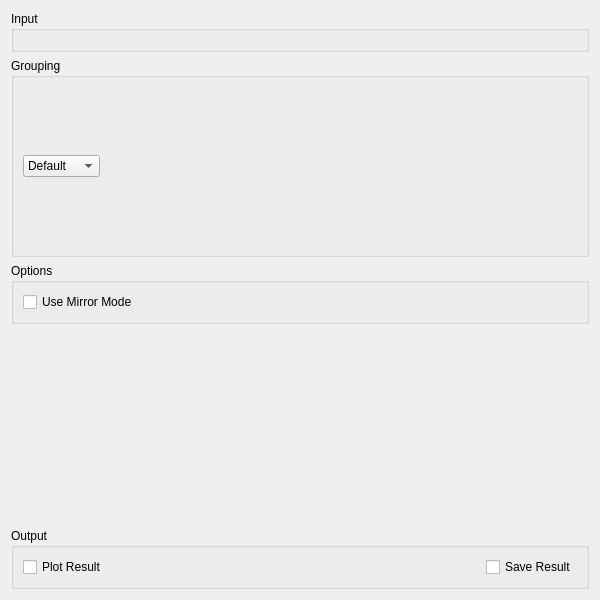
<?xml version="1.0" encoding="UTF-8"?>
<ui version="4.0">
 <class>ILLEnergyTransfer</class>
 <widget class="QWidget" name="ILLEnergyTransfer">
  <property name="geometry">
   <rect>
    <x>0</x>
    <y>0</y>
    <width>600</width>
    <height>600</height>
   </rect>
  </property>
  <property name="minimumSize">
   <size>
    <width>500</width>
    <height>0</height>
   </size>
  </property>
  <property name="windowTitle">
   <string>Form</string>
  </property>
  <layout class="QVBoxLayout" name="loMain">
   <item>
    <widget class="QGroupBox" name="gbInput">
     <property name="title">
      <string>Input</string>
     </property>
     <layout class="QHBoxLayout" name="horizontalLayout_2">
      <item>
       <widget class="MantidQt::MantidWidgets::MWRunFiles" name="rfInput" native="true">
        <property name="label" stdset="0">
         <string>Run File</string>
        </property>
       </widget>
      </item>
     </layout>
    </widget>
   </item>
   <item>
    <widget class="QGroupBox" name="gbGrouping">
     <property name="title">
      <string>Grouping</string>
     </property>
     <layout class="QHBoxLayout" name="horizontalLayout_3">
      <property name="topMargin">
       <number>0</number>
      </property>
      <property name="bottomMargin">
       <number>0</number>
      </property>
      <item>
       <widget class="QComboBox" name="cbGroupingType">
        <item>
         <property name="text">
          <string>Default</string>
         </property>
        </item>
        <item>
         <property name="text">
          <string>Map File</string>
         </property>
        </item>
       </widget>
      </item>
      <item>
       <widget class="QStackedWidget" name="swGroupingTypes">
        <property name="currentIndex">
         <number>0</number>
        </property>
        <widget class="QWidget" name="pgILLMapDefault"/>
        <widget class="QWidget" name="pgILLMapFile">
         <layout class="QHBoxLayout" name="horizontalLayout_4">
          <property name="topMargin">
           <number>0</number>
          </property>
          <property name="bottomMargin">
           <number>0</number>
          </property>
          <item>
           <widget class="MantidQt::MantidWidgets::MWRunFiles" name="rfMapFIle" native="true">
            <property name="label" stdset="0">
             <string>Map File</string>
            </property>
           </widget>
          </item>
         </layout>
        </widget>
       </widget>
      </item>
     </layout>
    </widget>
   </item>
   <item>
    <widget class="QGroupBox" name="gbOptions">
     <property name="title">
      <string>Options</string>
     </property>
     <layout class="QVBoxLayout" name="verticalLayout">
      <item>
       <widget class="QCheckBox" name="ckMirrorMode">
        <property name="text">
         <string>Use Mirror Mode</string>
        </property>
       </widget>
      </item>
     </layout>
    </widget>
   </item>
   <item>
    <spacer name="verticalSpacer">
     <property name="orientation">
      <enum>Qt::Vertical</enum>
     </property>
     <property name="sizeHint" stdset="0">
      <size>
       <width>20</width>
       <height>0</height>
      </size>
     </property>
    </spacer>
   </item>
   <item>
    <widget class="QGroupBox" name="gbOutput">
     <property name="title">
      <string>Output</string>
     </property>
     <layout class="QHBoxLayout" name="horizontalLayout">
      <item>
       <widget class="QCheckBox" name="ckPlot">
        <property name="text">
         <string>Plot Result</string>
        </property>
       </widget>
      </item>
      <item>
       <spacer name="horizontalSpacer">
        <property name="orientation">
         <enum>Qt::Horizontal</enum>
        </property>
        <property name="sizeHint" stdset="0">
         <size>
          <width>40</width>
          <height>20</height>
         </size>
        </property>
       </spacer>
      </item>
      <item>
       <widget class="QCheckBox" name="ckSave">
        <property name="text">
         <string>Save Result</string>
        </property>
       </widget>
      </item>
     </layout>
    </widget>
   </item>
  </layout>
 </widget>
 <customwidgets>
  <customwidget>
   <class>MantidQt::MantidWidgets::MWRunFiles</class>
   <extends>QWidget</extends>
   <header>MantidQtMantidWidgets/MWRunFiles.h</header>
   <container>1</container>
  </customwidget>
 </customwidgets>
 <resources/>
 <connections>
  <connection>
   <sender>cbGroupingType</sender>
   <signal>currentIndexChanged(int)</signal>
   <receiver>swGroupingTypes</receiver>
   <slot>setCurrentIndex(int)</slot>
   <hints>
    <hint type="sourcelabel">
     <x>60</x>
     <y>161</y>
    </hint>
    <hint type="destinationlabel">
     <x>343</x>
     <y>161</y>
    </hint>
   </hints>
  </connection>
 </connections>
</ui>
